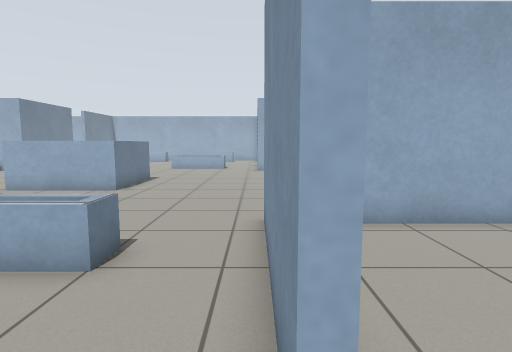
View 1 (above)

20 first-person views from a walk through a world built for the Gazebo simulator. The camera is 0.94 m above the floor, tilts 6° down and sees 80° across. The floor is counted in squares, 0.5 m on a side. Each view is taken from the middle of a square. On the plan, view 1 faces up. The plan holds only what a view shows up to about 16 squares ahead; the rest is blank.

View 2
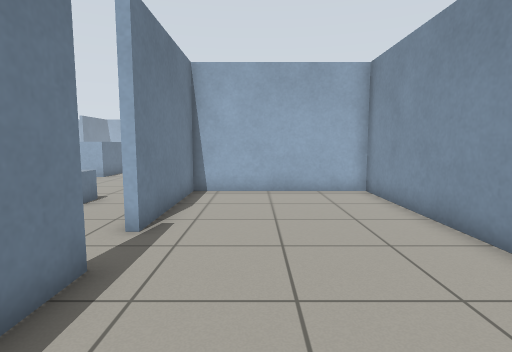

View 3
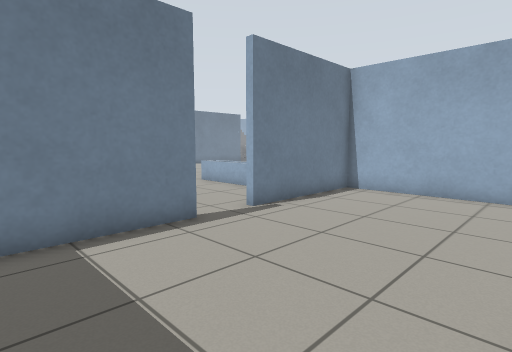

View 4
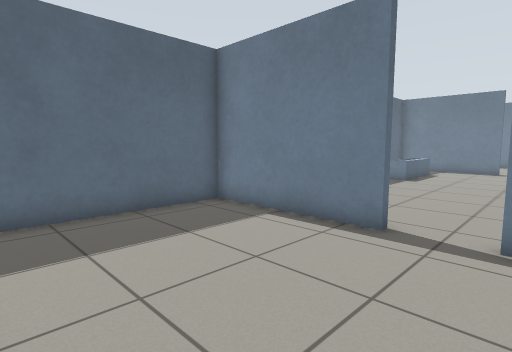

View 5
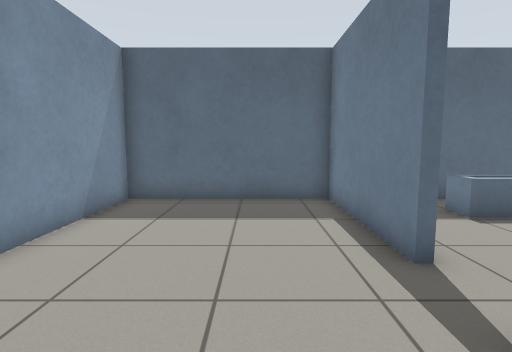

View 6
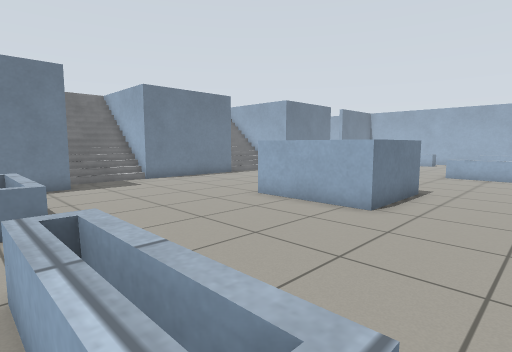

View 7
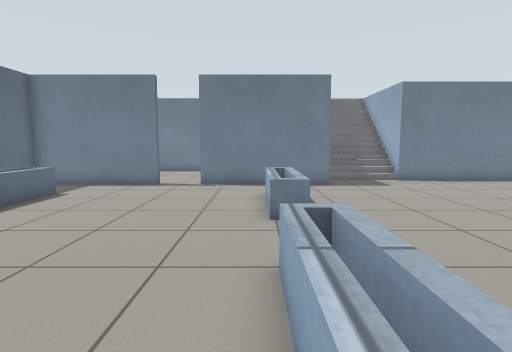

View 8
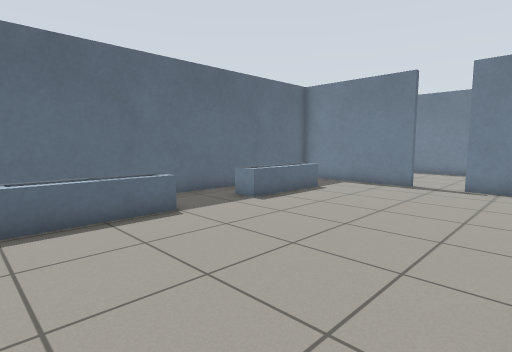

View 9
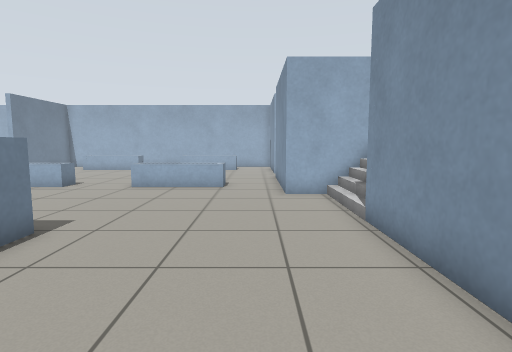

View 10
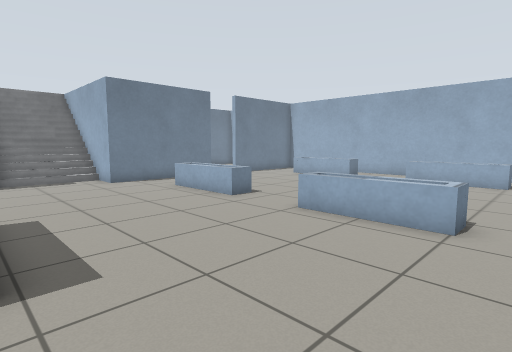

View 11
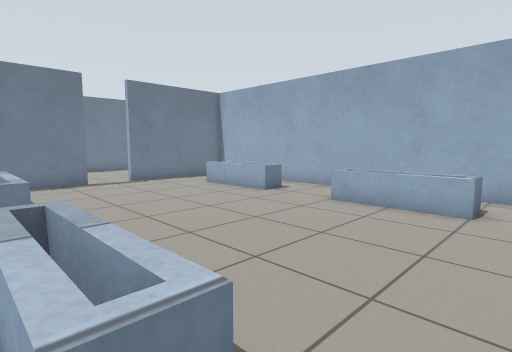

View 12
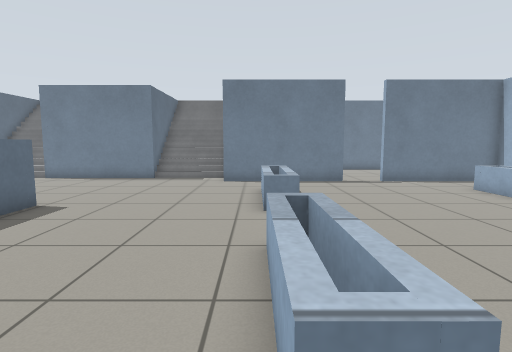

View 13
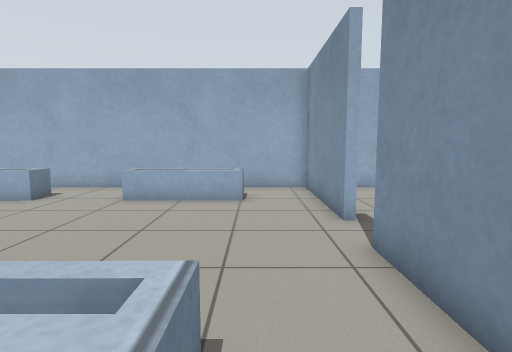

View 14
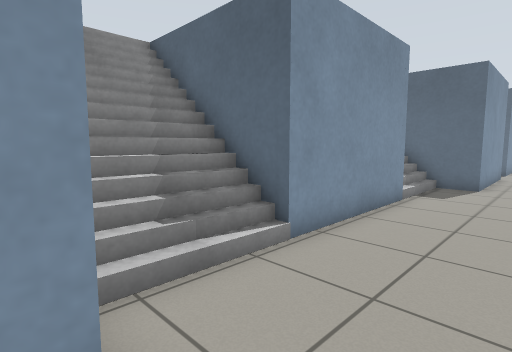

View 15
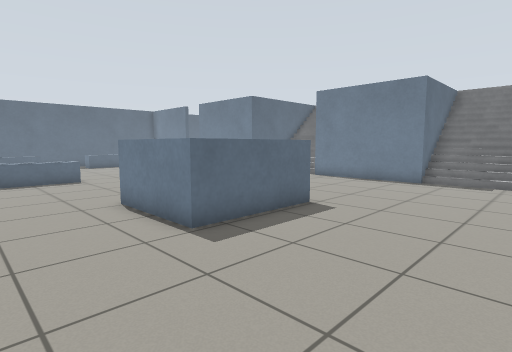

View 16
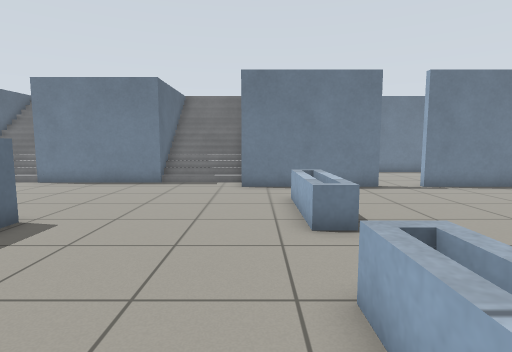

View 17
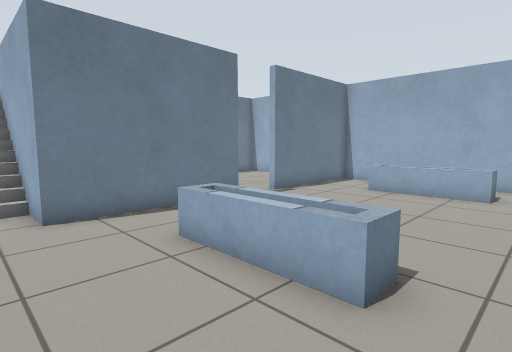

View 18
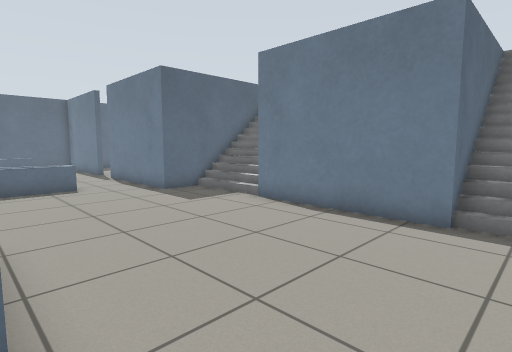

View 19
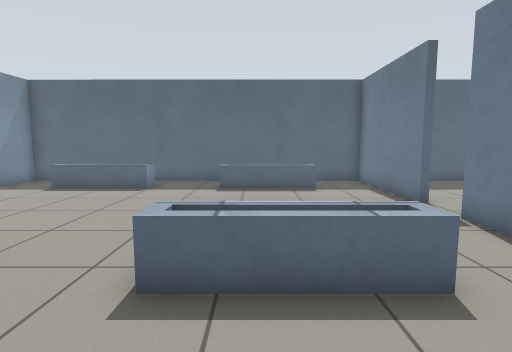

View 20
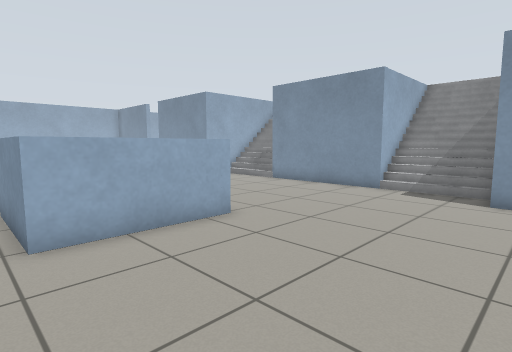

### Floor plan
Key: @ floor where view 1 was taken; # wall or solid block; . floor; / step, stairs or slope; = window, fence, low wall or low ledge; v drop or lower ground.
Columns run from 22 left of view 1 to 8 right of it. Each row starts with its distance up from view 1.
 35       ####################
 34       #.    ....   ...# ..
 33       #..====...====..# .
 32       #..====...====..#..
 31    .. #...............#..
 30    ...#...............#.
 29    .....................
 28     ...................
 27       #...............#
 26       #...............#
 25       #.........  ....#
 24       #..====...====..#
 23       #..====...====..#
 22  ######...............####
 21  ////...................//
 20     /.................../
 19     /.................../
 18     /.................../
 17 =####...................####=v
 16     #.......=====.......#
 15     #.......=   =.......#
 14     #.......=   =.......#
 13     #.......=====.......#
 12     #...................####
 11     /...................////
 10     /.................../
  9     /.................../
  8     /.................../
  7 =######...............######=#
  6       #...............#.......#
  5       #..====...====..#.......#
  4       #...............#.......#
  3       #...............#.......#
  2       #...............#.......#
  1   ............................#
  0   ....................@.......#
 -1    ...#...............#.......#
 -2     ..#...............#.......#
 -3    .. #...............#.......#
 -4   ..  #..====...====..#.......#
 -5   ..  #..   ..........#.......#
 -6  ..   #..   .....  ...#.......#
 -7 ###    ############### #######

Positions as (right, up) in squares from view 1, and headings:
1: (0, 0), facing up
2: (3, -5), facing up
3: (7, -5), facing up-left
4: (7, 2), facing down-left
5: (3, 4), facing down
6: (-2, 4), facing up-left
7: (-2, 4), facing left
8: (-2, 4), facing down-left
9: (-1, 10), facing up
10: (-1, 16), facing up-left
11: (-1, 23), facing up-left
12: (-1, 23), facing left
13: (-2, 22), facing up
14: (-2, 22), facing down-right
15: (-2, 22), facing down-left
16: (-3, 22), facing left
17: (-8, 20), facing up-left
18: (-10, 19), facing down-left
19: (-11, 9), facing down
20: (-11, 6), facing up-right
